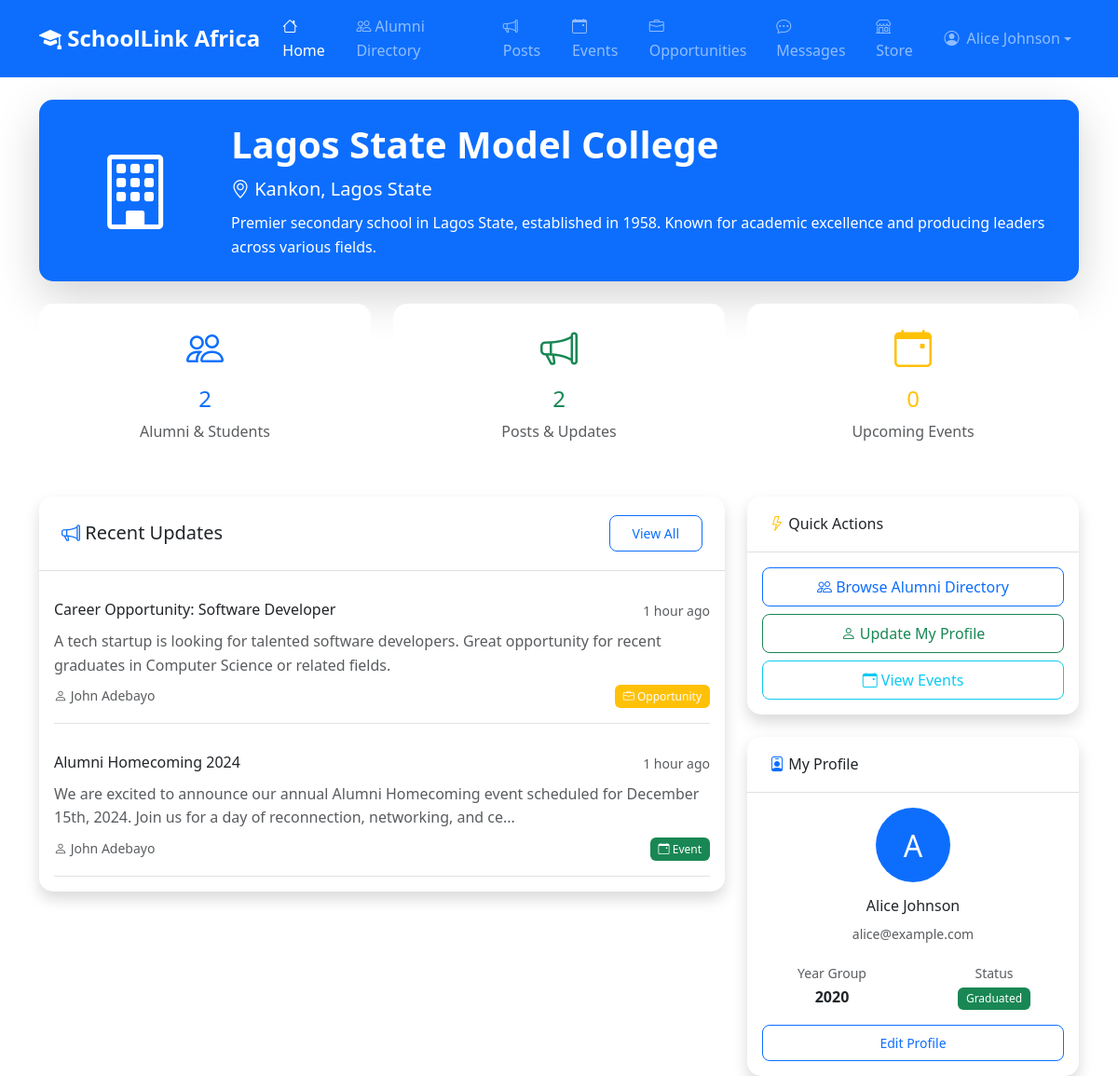
Page /user/dashboard.php (signed in) on the committed database.
### tables this page shows
CREATE TABLE users (
    id INT AUTO_INCREMENT PRIMARY KEY,
    name VARCHAR(100) NOT NULL,
    email VARCHAR(100) UNIQUE NOT NULL,
    password VARCHAR(255) NOT NULL,
    role ENUM('super_admin', 'school_admin', 'student') NOT NULL DEFAULT 'student',
    school_id INT NULL,
    year_group VARCHAR(20) NULL,
    graduation_year VARCHAR(4) NULL,
    status ENUM('Graduated', 'Left', 'Current Student') NULL,
    student_id VARCHAR(50) NULL,
    current_occupation VARCHAR(200) NULL,
    industry VARCHAR(100) NULL,
    location VARCHAR(100) NULL,
    bio TEXT NULL,
    linkedin_profile VARCHAR(255) NULL,
    website VARCHAR(255) NULL,
    phone VARCHAR(20) NULL,
    skills TEXT NULL,
    interests TEXT NULL,
    approved BOOLEAN DEFAULT FALSE,
    profile_photo VARCHAR(255) NULL,
    reset_token VARCHAR(64) NULL,
    reset_token_expires DATETIME NULL,
    created_at TIMESTAMP DEFAULT CURRENT_TIMESTAMP,
    updated_at TIMESTAMP DEFAULT CURRENT_TIMESTAMP ON UPDATE CURRENT_TIMESTAMP,
    INDEX idx_email (email),
    INDEX idx_school_id (school_id),
    INDEX idx_role (role),
    INDEX idx_approved (approved)
);

CREATE TABLE schools (
    id INT AUTO_INCREMENT PRIMARY KEY,
    name VARCHAR(200) NOT NULL,
    location VARCHAR(200) NOT NULL,
    logo VARCHAR(255) NULL,
    contact_email VARCHAR(100) NOT NULL,
    website VARCHAR(255) NULL,
    description TEXT NULL,
    approved BOOLEAN DEFAULT FALSE,
    status ENUM('active', 'suspended') DEFAULT 'active',
    created_at TIMESTAMP DEFAULT CURRENT_TIMESTAMP,
    updated_at TIMESTAMP DEFAULT CURRENT_TIMESTAMP ON UPDATE CURRENT_TIMESTAMP,
    INDEX idx_approved (approved),
    INDEX idx_status (status)
);

CREATE TABLE posts (
    id INT AUTO_INCREMENT PRIMARY KEY,
    school_id INT NOT NULL,
    author_id INT NOT NULL,
    title VARCHAR(200) NOT NULL,
    content TEXT NOT NULL,
    post_type ENUM('update', 'event', 'opportunity') DEFAULT 'update',
    event_date DATE NULL,
    created_at TIMESTAMP DEFAULT CURRENT_TIMESTAMP,
    updated_at TIMESTAMP DEFAULT CURRENT_TIMESTAMP ON UPDATE CURRENT_TIMESTAMP,
    FOREIGN KEY (school_id) REFERENCES schools(id) ON DELETE CASCADE,
    FOREIGN KEY (author_id) REFERENCES users(id) ON DELETE CASCADE,
    INDEX idx_school_id (school_id),
    INDEX idx_created_at (created_at)
);

### user/dashboard.php (the view, shortened to what the rows shown need)
<?php
require_once '../includes/auth.php';
require_once '../includes/functions.php';
$user = getCurrentUser();
$db = getDB();
$school = getSchoolInfo($user['school_id']);
$recent_posts = [];
if ($db) {
    try {
        $stmt = $db->prepare("
            SELECT p.*, u.name as author_name
            FROM posts p
            JOIN users u ON p.author_id = u.id
            WHERE p.school_id = ?
            ORDER BY p.created_at DESC
            LIMIT 5
        ");
        $stmt->execute([$user['school_id']]);
        $recent_posts = $stmt->fetchAll();
    } catch (PDOException $e) {
        error_log("Error fetching posts: " . $e->getMessage());
    }
}
?>
<!DOCTYPE html>
<html lang="en">
<head>
    <link href="https://cdn.jsdelivr.net/npm/bootstrap@5.3.0/dist/css/bootstrap.min.css" rel="stylesheet">
    <link href="https://cdn.jsdelivr.net/npm/bootstrap-icons@1.10.0/font/bootstrap-icons.css" rel="stylesheet">
    <link href="../assets/css/style.css" rel="stylesheet">
</head>
<body>
    <nav class="navbar navbar-expand-lg navbar-dark bg-primary">
        <div class="container">
            <div class="collapse navbar-collapse" id="navbarNav">
                <ul class="navbar-nav">
                    <li class="nav-item dropdown">
                        <a class="nav-link dropdown-toggle d-flex align-items-center" href="#"
                           id="navbarDropdown" role="button" data-bs-toggle="dropdown">
                            <?php if (!empty($user['profile_photo'])): ?>
                                <img src="../uploads/profiles/<?php echo htmlspecialchars($user['profile_photo']); ?>"
                                     alt="Profile" class="rounded-circle me-2"
                                     style="width: 30px; height: 30px; object-fit: cover;">
                            <?php else: ?>
                                <i class="bi bi-person-circle me-2"></i>
                            <?php endif; ?>
                            <?php echo htmlspecialchars($user['name']); ?>
                        </a>
                    </li>
                </ul>
            </div>
        </div>
    </nav>
    <div class="container mt-4">
        <div class="row mb-4">
            <div class="col-12">
                <div class="card shadow-lg bg-primary text-white">
                    <div class="card-body p-4">
                        <div class="row align-items-center">
                            <div class="col-md-10">
                                <h1 class="display-6 fw-bold"><?php echo htmlspecialchars($school['name']); ?></h1>
                                <p class="lead mb-2">
                                    <i class="bi bi-geo-alt"></i> <?php echo htmlspecialchars($school['location']); ?>
                                </p>
                                <?php if ($school['description']): ?>
                                    <p class="mb-0"><?php echo htmlspecialchars($school['description']); ?></p>
                                <?php endif; ?>
                            </div>
                        </div>
                    </div>
                </div>
            </div>
        </div>
        <div class="row">
            <div class="col-lg-8 mb-4">
                <div class="card shadow">
                    <div class="card-body">
                        <?php if (empty($recent_posts)): ?>
                            <div class="text-center text-muted py-5">
                                <i class="bi bi-megaphone" style="font-size: 3rem;"></i>
                                <p class="mt-3">No updates available</p>
                                <p class="text-muted">Check back later for news and announcements from your school.</p>
                            </div>
                        <?php else: ?>
                            <?php foreach ($recent_posts as $post): ?>
                                <div class="border-bottom py-3 <?php echo $post !== end($recent_posts) ? 'mb-3' : ''; ?>">
                                    <div class="d-flex justify-content-between align-items-start mb-2">
                                        <h6 class="mb-1"><?php echo htmlspecialchars($post['title']); ?></h6>
                                        <small class="text-muted"><?php echo timeAgo($post['created_at']); ?></small>
                                    </div>
                                    <p class="text-muted mb-2"><?php echo truncateText(htmlspecialchars($post['content']), 150); ?></p>
                                    <div class="d-flex justify-content-between align-items-center">
                                        <small class="text-muted">
                                            <i class="bi bi-person"></i> <?php echo htmlspecialchars($post['author_name']); ?>
                                        </small>
                                        <?php
                                        $typeIcons = [
                                            'update' => 'megaphone',
                                            'event' => 'calendar-event',
                                            'opportunity' => 'briefcase'
                                        ];
                                        $typeColors = [
                                            'update' => 'primary',
                                            'event' => 'success',
                                            'opportunity' => 'warning'
                                        ];
                                        $icon = $typeIcons[$post['post_type']] ?? 'megaphone';
                                        $color = $typeColors[$post['post_type']] ?? 'primary';
                                        ?>
                                        <span class="badge bg-<?php echo $color; ?>">
                                            <i class="bi bi-<?php echo $icon; ?>"></i> <?php echo ucfirst($post['post_type']); ?>
                                        </span>
                                    </div>
                                </div>
                            <?php endforeach; ?>
                        <?php endif; ?>
                    </div>
                </div>
            </div>
            <div class="col-lg-4">
                <div class="card shadow">
                    <div class="card-body">
                        <div class="text-center mb-3">
                            <?php if (!empty($user['profile_photo'])): ?>
                                <img src="../uploads/profiles/<?php echo htmlspecialchars($user['profile_photo']); ?>"
                                     alt="Profile" class="profile-img-lg">
                            <?php else: ?>
                                <div class="bg-primary text-white rounded-circle d-inline-flex align-items-center justify-content-center"
                                     style="width: 80px; height: 80px; font-size: 2rem;">
                                    <?php echo strtoupper(substr($user['name'], 0, 1)); ?>
                                </div>
                            <?php endif; ?>
                        </div>
                        <h6 class="text-center"><?php echo htmlspecialchars($user['name']); ?></h6>
                        <div class="text-center text-muted mb-3">
                            <small><?php echo htmlspecialchars($user['email']); ?></small>
                        </div>
                        <div class="row text-center">
                            <div class="col-6">
                                <small class="text-muted">Year Group</small>
                                <div class="fw-bold">
                                    <?php
                                    $user_details = null;
                                    if ($db) {
                                        try {
                                            $stmt = $db->prepare("SELECT year_group, status FROM users WHERE id = ?");
                                            $stmt->execute([$user['id']]);
                                            $user_details = $stmt->fetch();
                                        } catch (PDOException $e) {
                                            error_log("Error fetching user details: " . $e->getMessage());
                                        }
                                    }
                                    echo $user_details ? htmlspecialchars($user_details['year_group']) : '-';
                                    ?>
                                </div>
                            </div>
                            <div class="col-6">
                                <div>
                                    <?php
                                    $status = $user_details['status'] ?? 'Student';
                                    $statusColors = [
                                        'Graduated' => 'success',
                                        'Left' => 'warning',
                                        'Current Student' => 'primary'
                                    ];
                                    $color = $statusColors[$status] ?? 'primary';
                                    ?>
                                    <span class="badge bg-<?php echo $color; ?>"><?php echo htmlspecialchars($status); ?></span>
                                </div>
                            </div>
                        </div>
                        <div class="d-grid mt-3">
                            <a href="profile.php" class="btn btn-sm btn-outline-primary">
                            </a>
                        </div>
                    </div>
                </div>
            </div>
        </div>
    </div>
</body>
</html>

### rows in the picture
users: name "Alice Johnson", name "A", email "alice@example.com", year_group "2020", status "Graduated"
schools: name "Lagos State Model College", location "Kankon, Lagos State", description "Premier secondary school in Lagos State, established in 1958. Known for academic excellence and producing leaders across various fields."
posts: title "Career Opportunity: Software Developer", created_at "1 hour ago", content "A tech startup is looking for talented software developers. Great opportunity for recent graduates in Computer Science or related fields.", author.name "John Adebayo", post_type "Opportunity"
posts: title "Alumni Homecoming 2024", created_at "1 hour ago", content "We are excited to announce our annual Alumni Homecoming event scheduled for December 15th, 2024. Join us for a day of reconnection, networking, and ce...", author.name "John Adebayo", post_type "Event"

### other values in the picture
$stats['total_members'] "2"
$stats['total_posts'] "2"
$stats['upcoming_events'] "0"
